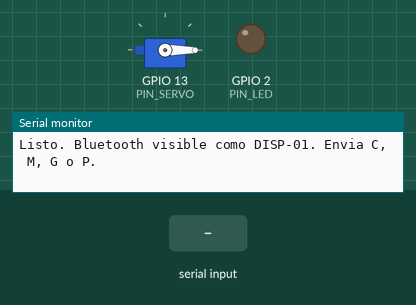
A sketch run on a simulated ESP32-C3. Parts: servo, output pins drawn as LEDs (lit = HIGH), the last lines printed to the serial monitor. The inputs (shaded band) are chosen by the test bench. Nothing arrives over Bluetooth unless stated.

Above: at 1.2 s.
1.3 s: "C\n" received over Serial
At 1.45 s:
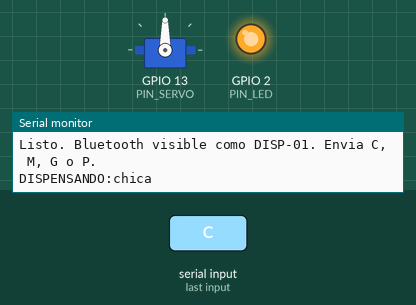
4.9 s: "M\n" received over Serial
At 5.65 s:
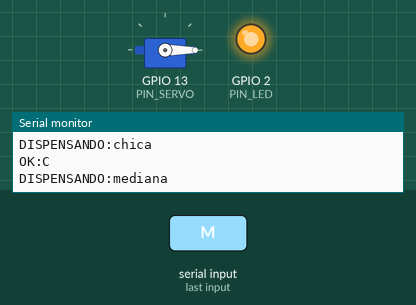
7.3 s: "G\n" received over the second serial link
At 9.3 s:
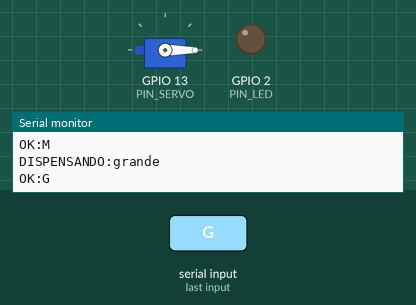
Timing chart, 0 to 10.8 s (numbered marks = the images above; inputs shaded):
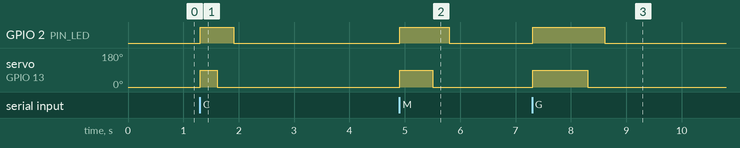

Measured:
- after the input at 1.3 s, GPIO 2 (PIN_LED): LOW → HIGH at once, → LOW 0.60 s later; servo on GPIO 13 (PIN_SERVO): 0° → 90° at once, → 0° 0.30 s later
- after the input at 4.9 s, GPIO 2 (PIN_LED): LOW → HIGH at once, → LOW 0.90 s later; servo on GPIO 13 (PIN_SERVO): 0° → 90° at once, → 0° 0.60 s later
- after the input at 7.3 s, GPIO 2 (PIN_LED): LOW → HIGH at once, → LOW 1.3 s later; servo on GPIO 13 (PIN_SERVO): 0° → 90° at once, → 0° 1.0 s later

The sketch:

esp32_dispensador.ino
```cpp
/*
  Dispensador de comida IoT - TI3042 U2
  ESP32 + servomotor SG90, controlado por Bluetooth Classic desde el telefono "Dispensador".

  Conexiones:
    Servo cafe/negro   -> GND del ESP32
    Servo rojo         -> VIN (5V del USB) del ESP32
    Servo naranja/amar -> GPIO 13
    (Opcional) condensador 470-1000 uF entre VIN y GND si el ESP32 se reinicia al mover el servo.

  Comandos (un caracter, por Bluetooth o por el Monitor Serie a 115200):
    C = porcion chica    M = porcion mediana    G = porcion grande
    P = ping (responde PONG, sirve para saber si esta conectado)
  Cualquier otro caracter se rechaza (validacion de entrada, ISO/IEC 27400).

  Librerias: placa "esp32" de Espressif (Gestor de tarjetas) y "ESP32Servo" de Kevin Harrington.
  Placa: "ESP32 Dev Module". Bluetooth Classic solo existe en el ESP32 normal (WROOM-32),
  NO en ESP32-C3, C6 ni S3.
*/

#include <BluetoothSerial.h>
#include <ESP32Servo.h>

#if !defined(CONFIG_BT_ENABLED) || !defined(CONFIG_BLUEDROID_ENABLED)
#error "Bluetooth no esta habilitado. Elige la placa 'ESP32 Dev Module'."
#endif

const char* NOMBRE_BT = "DISP-01";   // mismo codigo que usa la app
const int PIN_SERVO = 13;
const int PIN_LED = 2;               // LED azul de la placa

const int ANGULO_CERRADO = 0;
const int ANGULO_ABIERTO = 90;

// Tiempo que la compuerta queda abierta para cada porcion (ajustar probando con comida real)
const int MS_CHICA = 300;
const int MS_MEDIANA = 600;
const int MS_GRANDE = 1000;

BluetoothSerial bt;
Servo servo;
bool ocupado = false;

void responder(const String& msg) {
  Serial.println(msg);
  if (bt.hasClient()) bt.println(msg);
}

void dispensar(char porcion) {
  int ms;
  const char* nombre;
  switch (porcion) {
    case 'C': ms = MS_CHICA;   nombre = "chica";   break;
    case 'M': ms = MS_MEDIANA; nombre = "mediana"; break;
    case 'G': ms = MS_GRANDE;  nombre = "grande";  break;
    default: return;
  }
  if (ocupado) { responder("ERR:OCUPADO"); return; }
  ocupado = true;

  responder(String("DISPENSANDO:") + nombre);
  digitalWrite(PIN_LED, HIGH);
  servo.write(ANGULO_ABIERTO);
  delay(ms);
  servo.write(ANGULO_CERRADO);
  delay(300);                       // deja que el servo vuelva antes de aceptar otra orden
  digitalWrite(PIN_LED, LOW);

  responder(String("OK:") + porcion);
  ocupado = false;
}

void procesar(char c) {
  if (c == '\r' || c == '\n' || c == ' ') return;
  c = toupper(c);
  if (c == 'P') { responder("PONG"); return; }
  if (c == 'C' || c == 'M' || c == 'G') { dispensar(c); return; }
  responder(String("ERR:COMANDO_INVALIDO:") + c);
}

void setup() {
  Serial.begin(115200);
  pinMode(PIN_LED, OUTPUT);

  servo.setPeriodHertz(50);               // SG90 trabaja a 50 Hz
  servo.attach(PIN_SERVO, 500, 2400);     // pulso minimo y maximo del SG90 en microsegundos
  servo.write(ANGULO_CERRADO);

  bt.begin(NOMBRE_BT);
  Serial.println("Listo. Bluetooth visible como DISP-01. Envia C, M, G o P.");
}

void loop() {
  while (bt.available()) procesar((char)bt.read());
  while (Serial.available()) procesar((char)Serial.read());
  delay(10);
}
```
